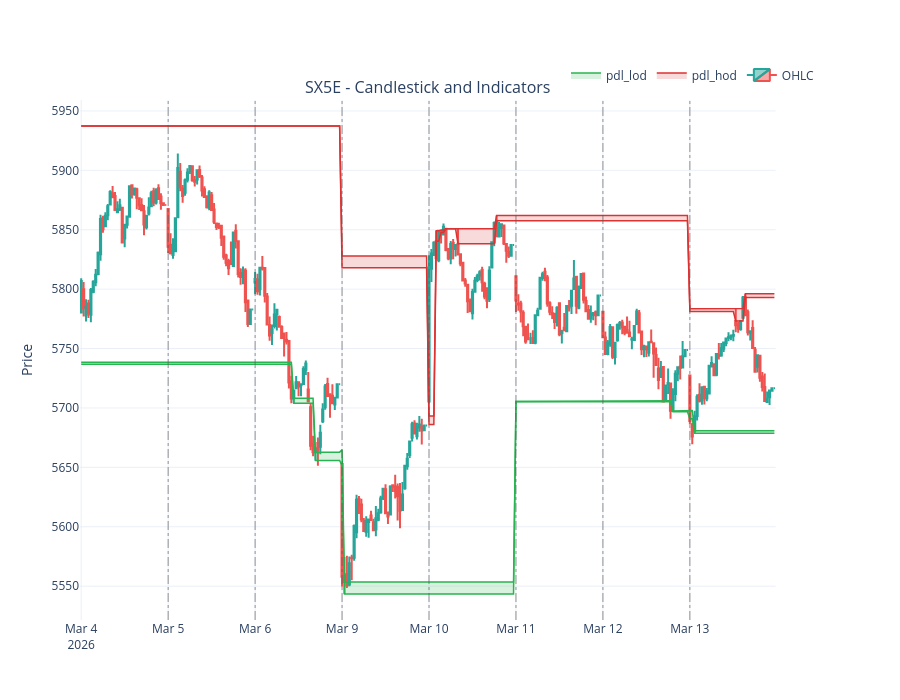

Here is the notebook cell this chart was saved with:
### Code cell
fig = researcher.plot(
    ticker="SX5E",
    plot_factors=[
        "pdl_hod_top",                          # zona HoD (giorno prec.) — riempimento giallo
        "pdl_lod_top",                          # zona LoD (giorno prec.) — riempimento giallo
        # f"ms_{swing_window}_swing_high",
        # f"ms_{swing_window}_swing_low",
        # f"ms_{swing_window}_signal"
    ],
    chart_type="candlestick",
    height=700,
    start_date='2026-03-04',
    end_date='2026-03-15',
    show_eod=True
)
fig.show()

### Figure 1 — Plotly figure (JSON) as saved in the notebook; plotly's stock layout.template omitted (floating-point values rounded to 4 significant figures; data arrays with more than 128 entries replaced by an {"elided": "..."} marker saying what was removed)
{"data": [{"close": {"elided": "288 float values"}, "decreasing": {"line": {"color": "#EF5350"}}, "high": {"elided": "288 float values"}, "increasing": {"line": {"color": "#26A69A"}}, "low": {"elided": "288 float values"}, "name": "OHLC", "open": {"elided": "288 float values"}, "type": "candlestick", "x": {"elided": "288 str values"}, "xaxis": "x", "yaxis": "y"}, {"line": {"color": "rgba(220,50,50,1.0)", "width": 1.5}, "mode": "lines", "name": "pdl_hod_top", "showlegend": false, "type": "scatter", "x": {"elided": "288 str values"}, "xaxis": "x", "y": {"elided": "288 float values"}, "yaxis": "y"}, {"fill": "tonexty", "fillcolor": "rgba(220,50,50,0.18)", "line": {"color": "rgba(220,50,50,1.0)", "width": 1.5}, "mode": "lines", "name": "pdl_hod", "showlegend": true, "type": "scatter", "x": {"elided": "288 str values"}, "xaxis": "x", "y": {"elided": "288 float values"}, "yaxis": "y"}, {"line": {"color": "rgba(40,180,80,1.0)", "width": 1.5}, "mode": "lines", "name": "pdl_lod_top", "showlegend": false, "type": "scatter", "x": {"elided": "288 str values"}, "xaxis": "x", "y": {"elided": "288 float values"}, "yaxis": "y"}, {"fill": "tonexty", "fillcolor": "rgba(40,180,80,0.18)", "line": {"color": "rgba(40,180,80,1.0)", "width": 1.5}, "mode": "lines", "name": "pdl_lod", "showlegend": true, "type": "scatter", "x": {"elided": "288 str values"}, "xaxis": "x", "y": {"elided": "288 float values"}, "yaxis": "y"}], "layout": {"annotations": [{"font": {"size": 16}, "showarrow": false, "text": "SX5E - Candlestick and Indicators", "x": 0.47, "xanchor": "center", "xref": "paper", "y": 1, "yanchor": "bottom", "yref": "paper"}], "height": 700, "hovermode": "x unified", "legend": {"orientation": "h", "x": 1, "xanchor": "right", "y": 1.02, "yanchor": "bottom"}, "shapes": [{"line": {"color": "rgba(90,90,90,0.65)", "dash": "dashdot", "width": 1}, "type": "line", "x0": "2026-03-05T09:00:00", "x1": "2026-03-05T09:00:00", "xref": "x", "y0": 0, "y1": 1, "yref": "y domain"}, {"line": {"color": "rgba(90,90,90,0.65)", "dash": "dashdot", "width": 1}, "type": "line", "x0": "2026-03-06T09:00:00", "x1": "2026-03-06T09:00:00", "xref": "x", "y0": 0, "y1": 1, "yref": "y domain"}, {"line": {"color": "rgba(90,90,90,0.65)", "dash": "dashdot", "width": 1}, "type": "line", "x0": "2026-03-09T09:00:00", "x1": "2026-03-09T09:00:00", "xref": "x", "y0": 0, "y1": 1, "yref": "y domain"}, {"line": {"color": "rgba(90,90,90,0.65)", "dash": "dashdot", "width": 1}, "type": "line", "x0": "2026-03-10T09:00:00", "x1": "2026-03-10T09:00:00", "xref": "x", "y0": 0, "y1": 1, "yref": "y domain"}, {"line": {"color": "rgba(90,90,90,0.65)", "dash": "dashdot", "width": 1}, "type": "line", "x0": "2026-03-11T09:00:00", "x1": "2026-03-11T09:00:00", "xref": "x", "y0": 0, "y1": 1, "yref": "y domain"}, {"line": {"color": "rgba(90,90,90,0.65)", "dash": "dashdot", "width": 1}, "type": "line", "x0": "2026-03-12T09:00:00", "x1": "2026-03-12T09:00:00", "xref": "x", "y0": 0, "y1": 1, "yref": "y domain"}, {"line": {"color": "rgba(90,90,90,0.65)", "dash": "dashdot", "width": 1}, "type": "line", "x0": "2026-03-13T09:00:00", "x1": "2026-03-13T09:00:00", "xref": "x", "y0": 0, "y1": 1, "yref": "y domain"}], "showlegend": true, "xaxis": {"anchor": "y", "domain": [0, 0.94], "rangebreaks": [{"bounds": ["sat", "mon"]}, {"bounds": [18, 9], "pattern": "hour"}], "rangeslider": {"visible": false}, "type": "date"}, "yaxis": {"anchor": "x", "domain": [0, 1], "title": {"text": "Price"}}, "yaxis2": {"anchor": "x", "overlaying": "y", "side": "right"}}}
